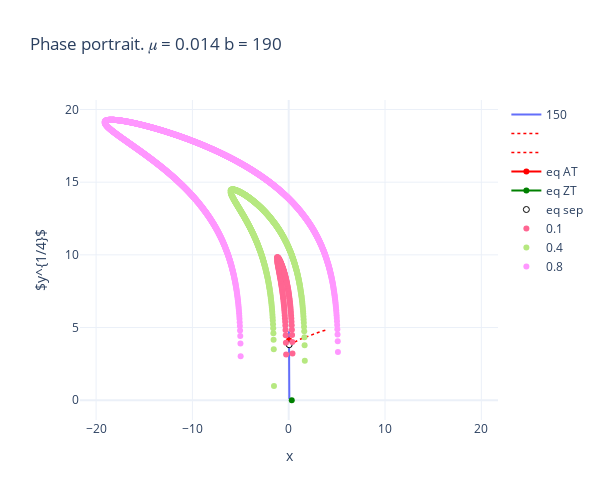

The code cell stored with this chart in its notebook:
### Code cell
fig

### Figure 1 — Plotly figure (JSON) as saved in the notebook; plotly's stock layout.template omitted (floating-point values rounded to 4 significant figures; data arrays with more than 128 entries replaced by an {"elided": "..."} marker saying what was removed)
{"data": [{"customdata": {"elided": "10000 int values"}, "hovertemplate": "x: %{x}<br>y: %{y}<br>step_no: %{customdata}", "mode": "lines", "name": "150", "type": "scatter", "x": {"elided": "10000 float values"}, "y": {"elided": "10000 float values"}}, {"line": {"color": "red", "dash": "dot", "width": 1.5}, "mode": "lines", "name": "", "type": "scatter", "x": {"elided": "305 float values"}, "y": {"elided": "305 float values"}}, {"line": {"color": "red", "dash": "dot", "width": 1.5}, "mode": "lines", "name": "", "type": "scatter", "x": {"elided": "168 float values"}, "y": {"elided": "168 float values"}}, {"line": {"color": "red"}, "name": "eq AT", "type": "scatter", "x": [0.0351], "y": [4.124]}, {"line": {"color": "green"}, "name": "eq ZT", "type": "scatter", "x": [0.3155], "y": [0]}, {"marker": {"color": "white", "line": {"color": "black", "width": 1}}, "name": "eq sep", "type": "scatter", "x": [0.05093], "y": [3.819]}, {"mode": "markers", "name": "0.1", "type": "scatter", "x": {"elided": "250 float values"}, "y": {"elided": "250 float values"}}, {"mode": "markers", "name": "0.4", "type": "scatter", "x": {"elided": "1216 float values"}, "y": {"elided": "1216 float values"}}, {"mode": "markers", "name": "0.8", "type": "scatter", "x": {"elided": "3830 float values"}, "y": {"elided": "3830 float values"}}], "layout": {"height": 500, "title": {"text": "Phase portrait. 𝜇 = 0.014 b = 190"}, "width": 600, "xaxis": {"title": {"text": "x"}}, "yaxis": {"title": {"text": "$y^{1/4}$"}}}}
